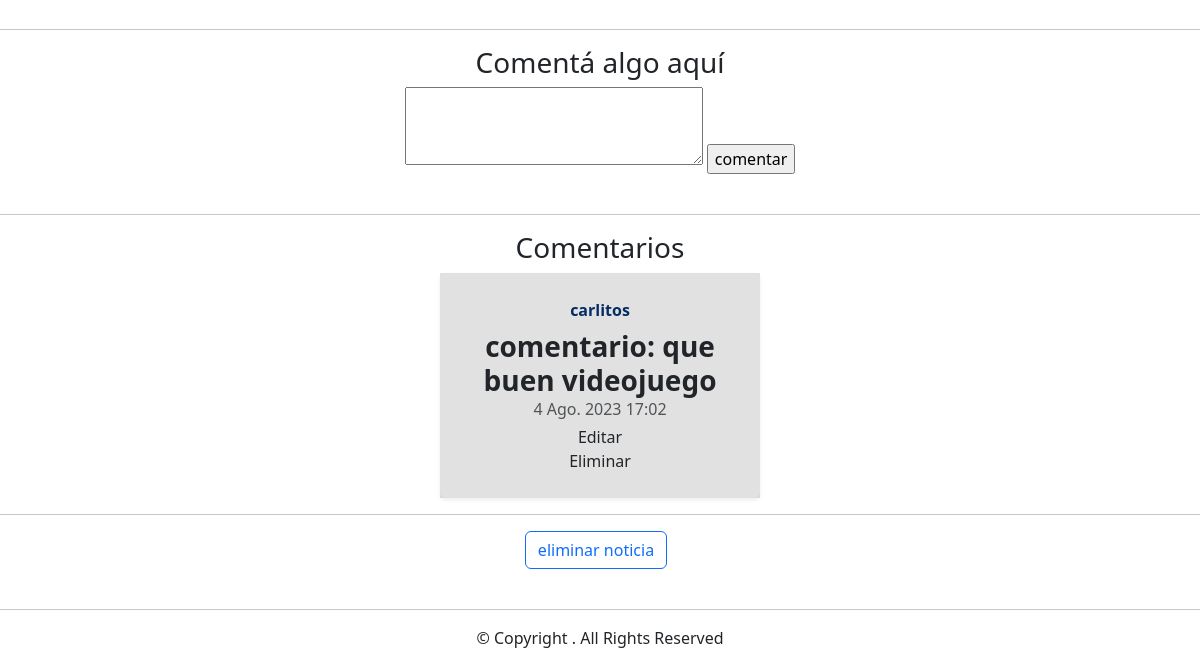
Page /noticias/detalle13 (signed in, lower part) on the earlier database version.
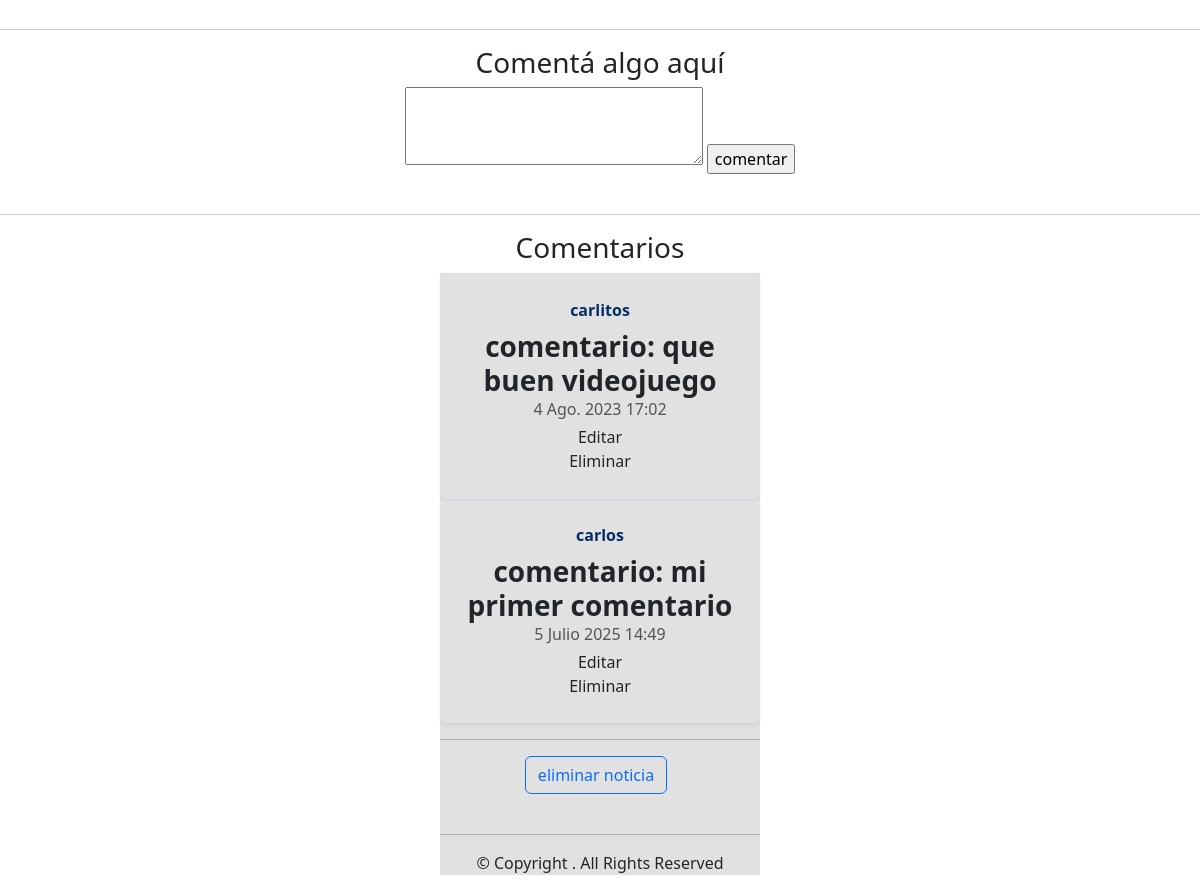
Same page on the later database version.
### apps/noticias/models.py (models this page shows, shortened)
class Comentario(models.Model):
    texto = models.TextField(null=True)
    fecha = models.DateTimeField(auto_now_add=True)
    noticia = models.ForeignKey(Noticia, on_delete=models.CASCADE)
    usuario = models.ForeignKey(Usuario, on_delete=models.CASCADE)

### apps/usuarios/models.py (models this page shows)
class Usuario(AbstractUser):
    pass

### apps/noticias/views.py (the view)
# urls.py: path('detalle<int:pk>', views.Detalle_Noticias, name='detalle'),
def Detalle_Noticias(request, pk):
    contexto = {}
    n = Noticia.objects.get(pk=pk)
    contexto['noticia'] = n
    c = Comentario.objects.filter(noticia=n)
    contexto['comentarios'] = c
    return render(request, 'noticias/detalle.html', contexto)

### apps/noticias/models.py (called while the page is built)
    def __str__(self) -> str:
        return self.nombre

    def __str__(self) -> str:
        return self.titulo

### templates/noticias/detalle.html (shortened to what this page needs)
{% extends 'base.html' %}
{% load static %}
{% block contenido%}
<br>
<hr>
{% if user.is_authenticated %}
<h3>Comentá algo aquí</h3>
<form action="{% url 'noticias:comentar' %}" method="post">{% csrf_token %}
    <textarea name="comentario" cols="30" rows="3"></textarea>
    <input type="submit" value="comentar">
</form>
<br>
<hr>
    <h3>Comentarios</h3>
    {% for com in comentarios %}
    <div class="contenedor">
    <div class="row mb-2">
    <div class="col-md-16">
        <div class="row g-0 border rounded overflow-hidden flex-md-row mb-8 shadow-sm h-md-250 position-relative">
            <div class="col p-4 d-flex flex-column position-static">
                <strong class="d-inline-block mb-2 text-primary-emphasis">{{ com.usuario }}
                </strong>
                <h3 class="mb-0"><strong> comentario: {{ com.texto }}</strong></h3>
                <div class="mb-1 text-body-secondary"> {{ com.fecha }}</div>
            {% if user == com.usuario or user.is_superuser or user.is_staff %}
            <a class="dropdown-item" href="{% url 'noticias:comment_edit' com.pk %}">Editar</a>
            <a class="dropdown-item" href="{% url 'noticias:comment_delete' com.pk %}">Eliminar</a>
            {% endif %}
            </div>
        </div>
    {% endfor %}
    </div>
    </div>
    </div>
<hr>
    {% if user.is_superuser or user.is_staff %}
        <button type="button" class="btn btn-outline-primary me-2"><a class="nav-link" href="{% url 'noticias:eliminar_noticia' noticia.pk %}"> eliminar noticia</a></button>
    {% endif %}
{% else %}
    <h3>¿Quieres comentar y ver las opiniones de los demás?</h3>
    <h2> LOGEATE </h2>
    <button type="button" class="btn btn-primary"><a class="nav-link" href="{% url 'login' %}?next={{ request.path }}"> iniciar
    sesion</a></button>
{% endif %}
{% endblock contenido %}

### templates/base.html (shortened to what this page needs)
{% load static %}
<!DOCTYPE html>
<html lang="en">
<head>
    <link href="https://cdn.jsdelivr.net/npm/bootstrap@5.3.0/dist/css/bootstrap.min.css" rel="stylesheet">
    <link rel="stylesheet" href="{% static 'css/main.css'%}">
 </head>
{% block contenido %}
{% endblock contenido %}
<br>
<br>
<hr>
<div class="copyright">
  © Copyright <strong></strong>. All Rights Reserved
</div>
</body>
</html>

### static/css/main.css (style rules this page uses)
.contenedor { background-color: rgb(225, 225, 225); width: 75vw; max-width: 320px; margin: auto; }
* { text-align: center; }

Differences in the rows shown:
added Comentario: usuario "carlos", texto "mi primer comentario", fecha "5 Julio 2025 14:49", shows "Editar"
